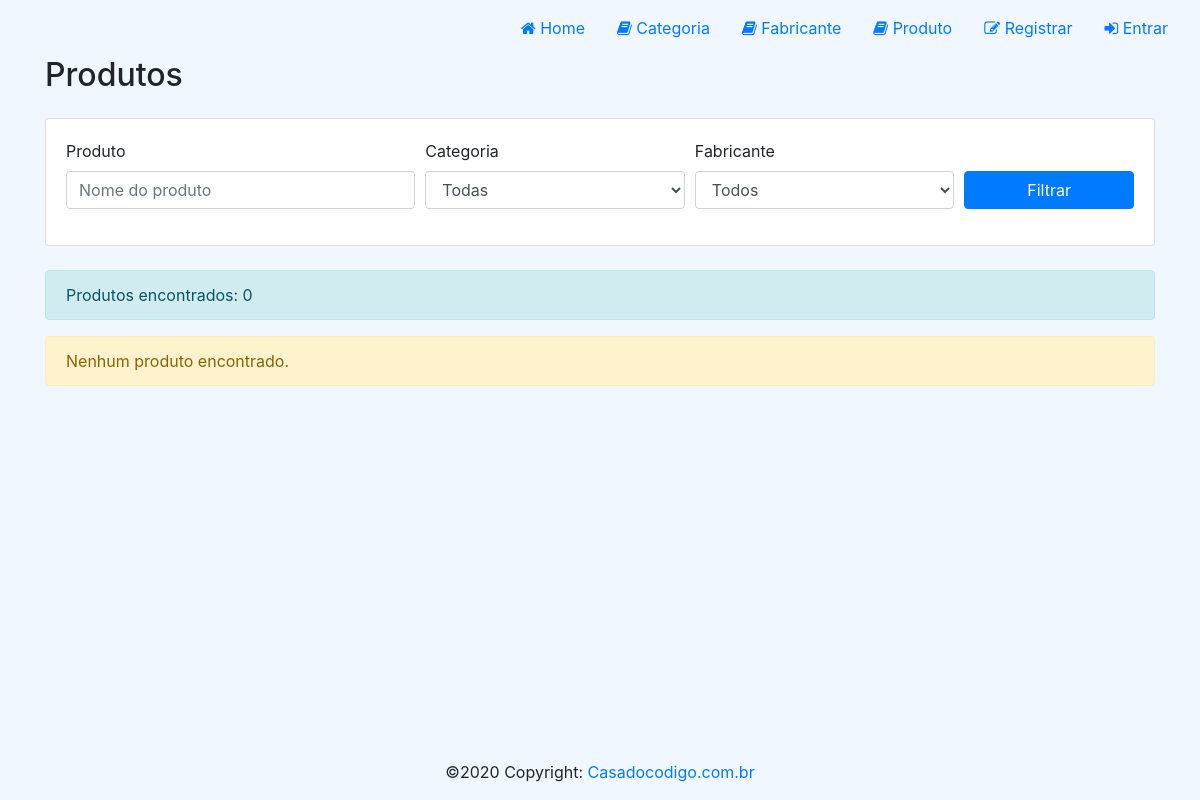
Before: /produto/1 with the older database file.
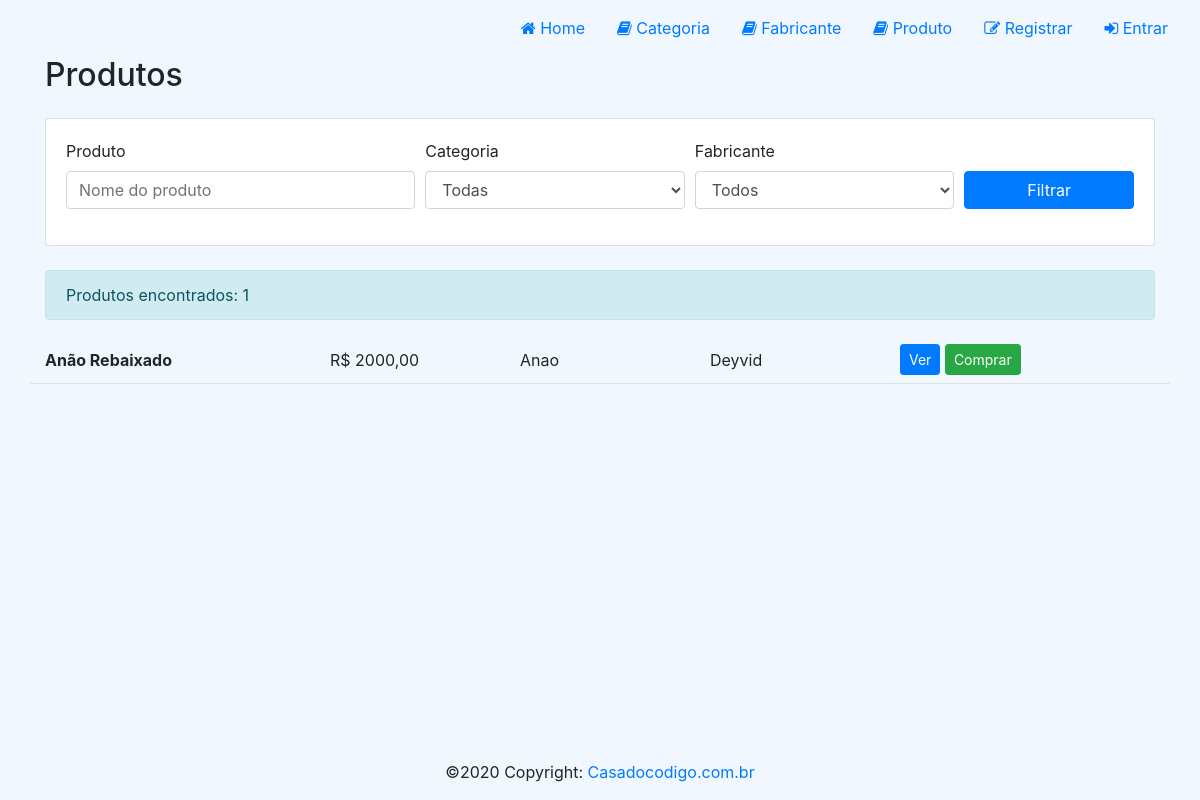
After: the same page with the newer database file.
### loja/models/Produto.py (models this page shows, shortened)
class Produto(models.Model):
    produtoo = models.CharField(max_length=100)
    destaque = models.BooleanField(default=True)
    promocao = models.BooleanField(default=True)
    msgPromocao = models.CharField(max_length=100, null=True, blank=True)
    preco = models.DecimalField(max_digits=8, decimal_places=2)
    categoria = models.ForeignKey(
        Categoria,
        null=True,
        related_name='categoria' ,
        on_delete=models.SET_NULL,
    )
    fabricante = models.ForeignKey(
        Fabricante,
        null=True,
        related_name='fabricantee' ,
        on_delete=models.SET_NULL,
    )
    criado_em = models.DateTimeField(auto_now_add=True)
    alterado_em = models.DateTimeField(auto_now=True)
    image = models.ImageField(null=True, blank=True)

### loja/models/Categoria.py (models this page shows)
class Categoria(models.Model):
    Categoria = models.CharField(max_length=100)
    criado_em = models.DateTimeField(auto_now_add=True)
    alterado_em = models.DateTimeField(auto_now=True)
    def __str__(self):
        return self.Categoria

### loja/models/Fabricante.py (models this page shows)
class Fabricante(models.Model):
    fabricante = models.CharField(max_length=100)
    criado_em = models.DateTimeField(auto_now_add=True)
    alterado_em = models.DateTimeField(auto_now=True)
    def __str__(self):
        return self.fabricante

### loja/views/ProdutoView.py (the view, shortened to what this page needs)
def list_produto_view(request, id=None):
    produtos = Produto.objects.select_related('categoria', 'fabricante').all()
    busca = request.GET.get('produto', '').strip()
    destaque = _boolean_param(request.GET.get('destaque'))
    promocao = _boolean_param(request.GET.get('promocao'))
    categoria = request.GET.get('categoria', '').strip()
    fabricante = request.GET.get('fabricante', '').strip()
    dias = request.GET.get('dias', '').strip()
    if busca:
        produtos = produtos.filter(produtoo__icontains=busca)
    if destaque is not None:
        produtos = produtos.filter(destaque=destaque)
    if promocao is not None:
        produtos = produtos.filter(promocao=promocao)
    if categoria:
        if categoria.isdigit():
            produtos = produtos.filter(categoria_id=int(categoria))
        else:
            produtos = produtos.filter(categoria__Categoria__iexact=categoria)
    if fabricante:
        if fabricante.isdigit():
            produtos = produtos.filter(fabricante_id=int(fabricante))
        else:
            produtos = produtos.filter(fabricante__fabricante__iexact=fabricante)
    if id is not None:
        produtos = produtos.filter(id=id)
    context = {
        'produtos': produtos,
        'categorias': Categoria.objects.all(),
        'fabricantes': Fabricante.objects.all(),
        'filtros': {
            'produto': busca,
            'categoria': categoria,
            'fabricante': fabricante,
        },
    }
    return render(request, 'produto/produto.html', context)

### loja/views/ProdutoView.py (called while the page is built)
def _boolean_param(value):
    if value is None:
        return None
    return str(value).lower() in ('1', 'true', 'on', 'yes')

### loja/templates/produto/produto.html (shortened to what this page needs)
{% extends "base.html" %}
{% load static %}
{% block styles %}<link rel="stylesheet" href="{% static 'css/home.css' %}">{% endblock %}
{% block content %}
<div id="content"><div class="container">
    <div class="d-flex justify-content-between align-items-center mb-3">
        <h2>Produtos</h2>
    </div>
    <form method="GET" class="card card-body mb-4">
        <div class="form-row">
            <div class="form-group col-md-4"><label for="produto">Produto</label><input id="produto" name="produto" value="{{ filtros.produto }}" class="form-control" placeholder="Nome do produto"></div>
            <div class="form-group col-md-3"><label for="categoria">Categoria</label><select id="categoria" name="categoria" class="form-control"><option value="">Todas</option></select></div>
            <div class="form-group col-md-3"><label for="fabricante">Fabricante</label><select id="fabricante" name="fabricante" class="form-control"><option value="">Todos</option></select></div>
            <div class="form-group col-md-2 d-flex align-items-end"><button class="btn btn-primary w-100" type="submit">Filtrar</button></div>
        </div>
    </form>
    <div class="alert alert-info">Produtos encontrados: {{ produtos|length }}</div>
    {% if produtos %}
        {% for prod in produtos %}
        <div class="row align-items-center border-bottom py-2">
            <div class="col-md-3"><strong>{{ prod.produtoo }}</strong></div>
            <div class="col-md-2">R$ {{ prod.preco|floatformat:2 }}</div>
            <div class="col-md-2">{{ prod.categoria|default:"Sem categoria" }}</div>
            <div class="col-md-2">{{ prod.fabricante|default:"Sem fabricante" }}</div>
            <div class="col-md-3">
                <a href="{% url 'details_produto' prod.id %}" class="btn btn-sm btn-primary">Ver</a>
                <a href="{% url 'create_carrinhoitem' prod.id %}" class="btn btn-sm btn-success">Comprar</a>
            </div>
        </div>
        {% endfor %}
    {% else %}<div class="alert alert-warning">Nenhum produto encontrado.</div>{% endif %}
</div></div>
{% endblock %}

Changed rows visible on the page:
added Produto: produtoo "Anão Rebaixado", preco "2000,00", categoria "Anao", fabricante "Deyvid"
Other visible differences:
{{ produtos|length }}: "0" → "1"
text no longer shown: "Nenhum produto encontrado."
